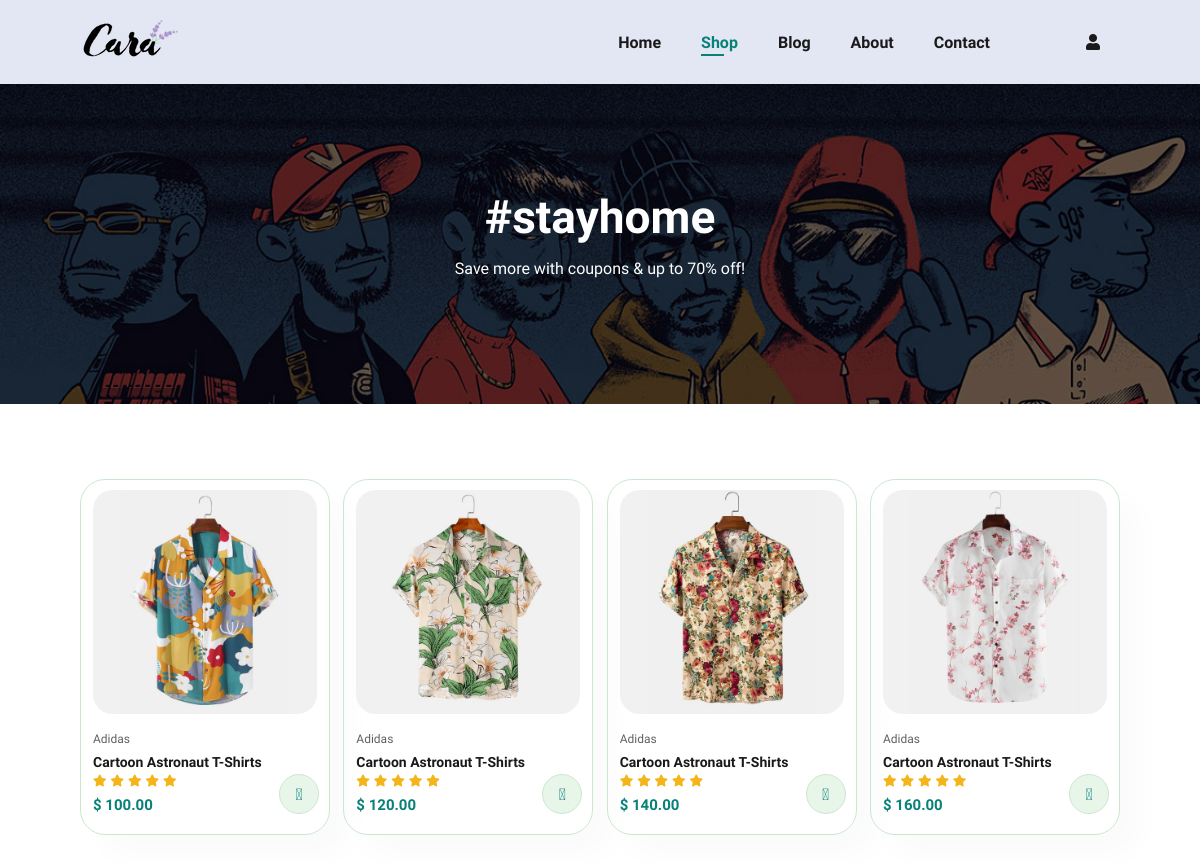
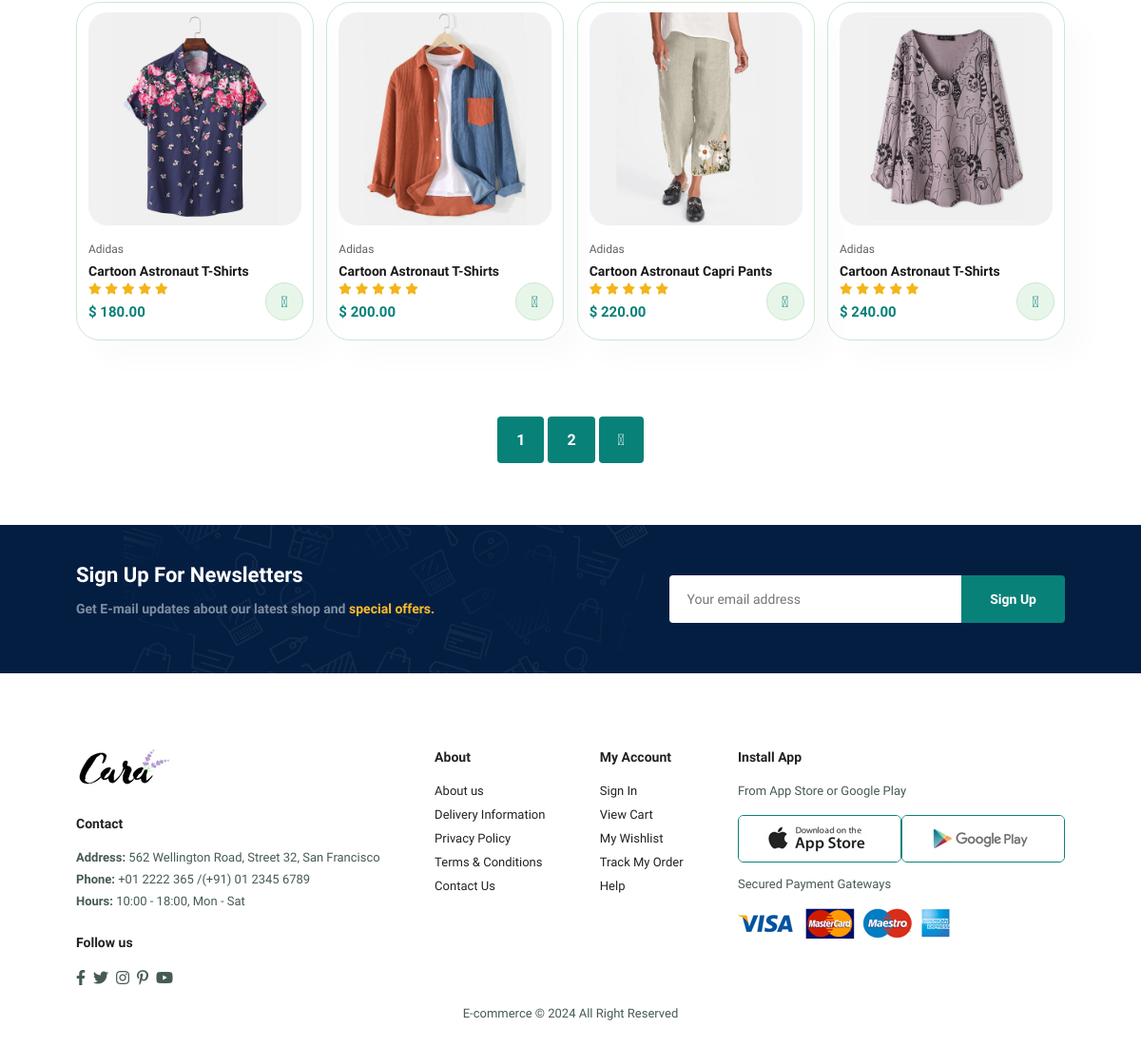
The page /shop.php on the database its author committed (2 pictures, top to bottom).
### tables this page shows
CREATE TABLE `products` (
  `product_id` int(11) NOT NULL,
  `product_name` varchar(50) NOT NULL,
  `product_category` varchar(50) NOT NULL,
  `product_description` varchar(50) NOT NULL,
  `product_image` varchar(50) NOT NULL,
  `product_price` decimal(6,2) NOT NULL
);

### shop.php (the view, shortened to what this page needs)
<?php include "server/configuration.php"; ?>
<?php
if(isset($_GET['page_no']) && $_GET['page_no'] != "") {
    $page_no = $_GET['page_no'];
} else {
    $page_no = 1;
}
$query = $connection->prepare("SELECT COUNT(*) AS total_records FROM products");
$query->execute();
$query->bind_result($total_records);
$total_records_per_page = 8;
$offset = ($page_no - 1) * $total_records_per_page;
$total_no_of_pages = ceil($total_records/$total_records_per_page);
$stmt = $connection->prepare("SELECT * FROM products LIMIT $offset, $total_records_per_page");
$stmt->execute();
$products = $stmt->get_result();
?>
<!DOCTYPE html>
<html lang="en">
    <head>
        <link rel="stylesheet" href="https://pro.fontawesome.com/releases/v5.10.0/css/all.css" />
        <link rel="stylesheet" href="style.css">
    </head>
    <body>
        <section id="header">
            <a href="#"><img src="img/logo.png" class="logo" alt=""></a>
            <div>
                <ul id="navbar">
                    <li><a href="index.php">Home</a></li>
                    <li><a class="active" href="shop.php">Shop</a></li>
                    <li><a href="blog.php">Blog</a></li>
                    <li><a href="about.php">About</a></li>
                    <li><a href="contact.php">Contact</a></li>
                    <li id="lg-bag">
                        <a href="cart.php">
                            <i class="far fa-shopping-bag">
                            </i>
                        </a>
                    </li>
                    <li id="lg-bag"><a href="account.php"><i class="fas fa-user"></i></a></li>
                </ul>
            </div>
        </section>
        <section id="page-header">
            <h2>#stayhome</h2>
            <p>Save more with coupons & up to 70% off!</p>
        </section>
        <section id="product1" class="section-p1">
            <div class="pro-container">
                <?php
                while($row = mysqli_fetch_assoc($products)) {
                    $product_id = $row['product_id'];
                    $product_name = $row['product_name'];
                    $product_description = $row['product_description'];
                    $product_image = $row['product_image'];
                    $product_price = $row['product_price'];
                ?>
                <div class="pro" onclick="window.location.href='<?php echo 'single_product.php?product_id='. $product_id ?>'">
                    <img src="img/products/<?php echo $product_image ?>" alt="">
                    <div class="des">
                        <span><?php echo $product_name ?></span>
                        <h5><?php echo $product_description ?></h5>
                        <div class="star">
                            <i class="fas fa-star"></i>
                            <i class="fas fa-star"></i>
                            <i class="fas fa-star"></i>
                            <i class="fas fa-star"></i>
                            <i class="fas fa-star"></i>
                        </div>
                        <h4>$ <?php echo $product_price ?></h4>
                    </div>
                    <a href="#"><i class="fal fa-shopping-cart cart"></i></a>
                </div>
                <?php } ?>
            </div>
        </section>
        <section id="pagination" class="section-p1">
            <a href="?page_no=1">1</a>
            <a href="?page_no=2">2</a>
            <a href="<?php if($page_no >= $total_no_of_pages){echo '#';} else {echo "?page_no=".($page_no + 1);} ?>"><i class="fal fa-long-arrow-alt-right <?php if($page_no >= $total_no_of_pages){echo 'disabled';} ?>"></i></a>
        </section>
        <section id="newsletter" class="section-p1 section-m1">
            <div class="newstext">
                <h4>Sign Up For Newsletters</h4>
                <p>Get E-mail updates about our latest shop and <span>special offers.</span>
                </p>
            </div>
            <div class="form">
                <input type="text" placeholder="Your email address">
                <button class="normal">Sign Up</button>
            </div>
        </section>
        <footer class="section-p1">
            <div class="col">
                <img class="logo" src="img/logo.png" alt="">
                <h4>Contact</h4>
                <p><strong>Address: </strong> 562 Wellington Road, Street 32, San Francisco</p>
                <p><strong>Phone:</strong> +01 2222 365 /(+91) 01 2345 6789</p>
                <p><strong>Hours:</strong> 10:00 - 18:00, Mon - Sat</p>
                <div class="follow">
                    <h4>Follow us</h4>
                    <div class="icon">
                        <i class="fab fa-facebook-f"></i>
                        <i class="fab fa-twitter"></i>
                        <i class="fab fa-instagram"></i>
                        <i class="fab fa-pinterest-p"></i>
                        <i class="fab fa-youtube"></i>
                    </div>
                </div>
            </div>
            <div class="col">
                <h4>About</h4>
                <a href="">About us</a>
                <a href="">Delivery Information</a>
                <a href="">Privacy Policy</a>
                <a href="">Terms & Conditions</a>
                <a href="">Contact Us</a>
            </div>
            <div class="col">
                <h4>My Account</h4>
                <a href="">Sign In</a>
                <a href="">View Cart</a>
                <a href="">My Wishlist</a>
                <a href="">Track My Order</a>
                <a href="">Help</a>
            </div>
            <div class="col install">
                <h4>Install App</h4>
                <p>From App Store or Google Play</p>
                <div class="row">
                    <img src="img/pay/app.jpg" alt="">
                    <img src="img/pay/play.jpg" alt="">
                </div>
                <p>Secured Payment Gateways</p>
                <img src="img/pay/pay.png" alt="">
            </div>
            <div class="copyright">
                <p>E-commerce © 2024 All Right Reserved</p>
            </div>
        </footer>
    </body>
</html>

### style.css (style rules this page uses)
* { margin: 0; padding: 0; box-sizing: border-box; font-family: "Spartan", sans-serif; }
html { scroll-behavior: smooth; }
h2 { font-size: 46px; line-height: 54px; color: #222; }
h4 { font-size: 20px; color: #222; }
p { font-size: 16px; color: #465b52; margin: 15px 0 20px 0; }
.section-p1 { padding: 40px 80px; }
.section-m1 { margin: 40px 0; }
button.normal { font-size: 14px; font-weight: 600; padding: 15px 30px; color: #000; background-color: #fff; border-radius: 4px; cursor: pointer; border: none; outline: none; transition: 0.2s; }
body { width: 100%; }
#header { display: flex; align-items: center; justify-content: space-between; padding: 20px 80px; background: #E3E6F3; box-shadow: 0 5px 15px rgba(0, 0, 0, 0.06); z-index: 999; position: sticky; top: 0; left: 0; }
#navbar { display: flex; align-items: center; justify-content: center; }
#navbar li { list-style: none; padding: 0 20px; position: relative; }
#navbar li a { text-decoration: none; font-size: 16px; font-weight: 600; color: #1a1a1a; transition: 0.3s ease; }
#navbar li a:hover, #navbar li a.active { color: #088178; }
#navbar li a.active::after, #navbar li a:hover::after { content: ""; width: 30%; height: 2px; background: #088178; position: absolute; bottom: -4px; left: 20px; }
#product1 { text-align: center; }
#product1 .pro-container { display: flex; justify-content: space-between; padding-top: 20px; flex-wrap: wrap; }
#product1 .pro { width: 23%; min-width: 250px; padding: 10px 12px; border: 1px solid #cce7d0; border-radius: 25px; cursor: pointer; box-shadow: 20px 20px 30px rgba(0, 0, 0, 0.02); margin: 15px 0; transition: 0.2s ease; position: relative; }
#product1 .pro img { width: 100%; border-radius: 20px; }
#product1 .pro .des { text-align: start; padding: 10px 0; }
#product1 .pro .des span { color: #606063; font-size: 12px; }
#product1 .pro .des h5 { padding-top: 7px; color: #1a1a1a; font-size: 14px; }
#product1 .pro .des i { font-size: 12px; color: rgb(243, 181, 25); }
#product1 .pro .des h4 { padding-top: 7px; font-size: 15px; font-weight: 700; color: #088178; }
#product1 .pro .cart { width: 40px; height: 40px; line-height: 40px; border-radius: 50px; background-color: #e8f6ea; font-weight: 500; color: #088178; border: 1px solid #cce7d0; position: absolute; bottom: 20px; right: 10px; }
#newsletter { display: flex; justify-content: space-between; flex-wrap: wrap; align-items: center; background-image: url("img/banner/b14.png"); background-repeat: no-repeat; background-position: 20% 30%; background-color: #041e42; }
#newsletter h4 { font-size: 22px; font-weight: 700; color: #fff; }
#newsletter p { font-size: 14px; font-weight: 600; color: #818ea0; }
#newsletter p span { color: #ffbd27; }
#newsletter .form { display: flex; width: 40%; }
#newsletter input { height: 3.125rem; padding: 0 1.25em; font-size: 14px; width: 100%; border: 1px solid transparent; border-radius: 4px; outline: none; border-top-right-radius: 0; border-bottom-right-radius: 0; }
#newsletter button { background-color: #088178; color: #fff; white-space: nowrap; border-top-left-radius: 0; border-bottom-left-radius: 0; }
footer { display: flex; flex-wrap: wrap; justify-content: space-between; }
footer .col { display: flex; flex-direction: column; align-items: flex-start; margin-bottom: 20px; }
footer .logo { margin-bottom: 30px; }
footer h4 { font-size: 14px; padding-bottom: 20px; }
footer p { font-size: 13px; margin: 0 0 8px 0; }
footer a { font-size: 13px; text-decoration: none; color: #222; margin-bottom: 10px; }
footer .follow { margin-top: 20px; }
footer .follow i { color: #465b52; padding-right: 4px; cursor: pointer; }
footer .install .row img { border: 1px solid #088178; border-radius: 6px; }
footer .install img { margin: 10px 0 15px 0; }
footer .copyright { width: 100%; text-align: center; }
#page-header { background-image: url("img/banner/b1.jpg"); width: 100%; height: 40vh; background-size: cover; display: flex; justify-content: center; text-align: center; flex-direction: column; padding: 14px; }
#page-header h2, #page-header p { color: #fff; }
#pagination { text-align: center; }
#pagination a { text-decoration: none; background-color: #088178; padding: 15px 20px; border-radius: 4px; color: #fff; font-weight: 600; }
#pagination a i { font-size: 16px; font-weight: 600; }
.row { display: flex; flex-wrap: wrap; }

### rows shown on the page
products: product_image (picture), product_name "Adidas", product_description "Cartoon Astronaut T-Shirts", product_price "100.00"
products: product_image (picture), product_name "Adidas", product_description "Cartoon Astronaut T-Shirts", product_price "120.00"
products: product_image (picture), product_name "Adidas", product_description "Cartoon Astronaut T-Shirts", product_price "140.00"
products: product_image (picture), product_name "Adidas", product_description "Cartoon Astronaut T-Shirts", product_price "160.00"
products: product_image (picture), product_name "Adidas", product_description "Cartoon Astronaut T-Shirts", product_price "180.00"
products: product_image (picture), product_name "Adidas", product_description "Cartoon Astronaut T-Shirts", product_price "200.00"
products: product_image (picture), product_name "Adidas", product_description "Cartoon Astronaut Capri Pants", product_price "220.00"
products: product_image (picture), product_name "Adidas", product_description "Cartoon Astronaut T-Shirts", product_price "240.00"
